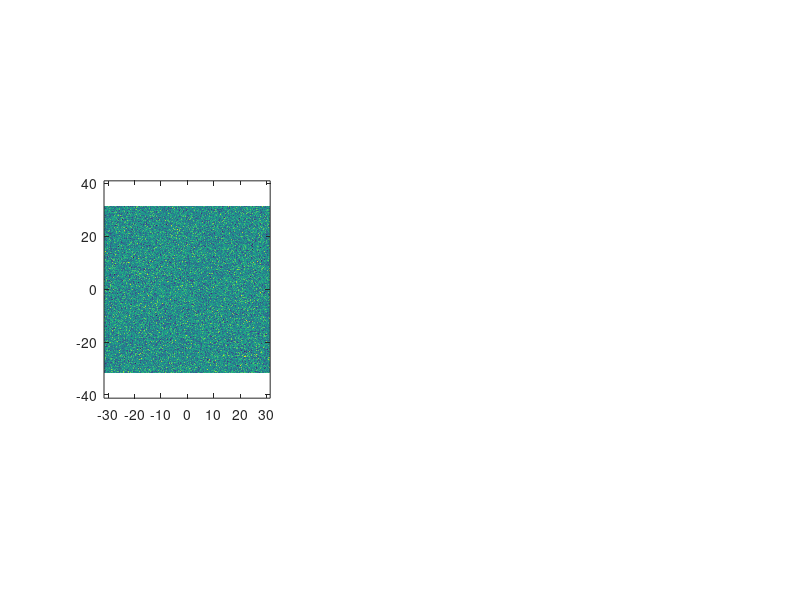

Reproduce this figure in MATLAB. (Note: this script raises an error after producing the figure.)
clc; clear; close all;
image = "count_droplets"; % "count_droplets" or "count_minmax"

%% Parameters
function mu = mu(t)
    mu = 3;
end

t0 = 0.0;
T  = 5.0;

scale=20;
Lx = scale*pi;
Ly = scale*pi;

Nx = 2^8;
Ny = 2^8;

dx = Lx/Nx;
dy = Ly/Ny;

plot_dt = 0.05;

%% Initial condition

% random
sigma = 0.01;
u0 = sigma*randn(Nx,Ny);
u_hat = fft2(u0);

% gaussian
% u0 = exp(-(X.^2 + Y.^2)/sigma);
% u_hat = fft2(u0);

%% discretization
% spatial discretization
x = (-Nx/2:Nx/2-1)*dx;
y = (-Ny/2:Ny/2-1)*dy;

[X,Y] = ndgrid(x,y);

% time discretization
dt = 0.1 * min(dx,dy)^2;
t = t0:dt:T;

%% Fourier wavenumbers

kx = 2*pi * [0:Nx/2-1 -Nx/2:-1] / Lx;
ky = 2*pi * [0:Ny/2-1 -Ny/2:-1] / Ly;

[KX,KY] = ndgrid(kx,ky);

Laplacian_k = -(KX.^2 + KY.^2);

%% 2/3 dealiasing mask

kx_max = max(abs(kx));
ky_max = max(abs(ky));

dealias_mask = (abs(KX) <= (2/3)*kx_max) & (abs(KY) <= (2/3)*ky_max);

%% Plot setup
figure('Position',[100 100 1800 600])
%% first plot: solution
subplot(1,3,1)

u_phys = real(ifft2(u_hat));

im = imagesc(x,y,u_phys');
axis equal tight
set(gca,'YDir','normal')

colormap(seismic_colormap())
caxis([-1.2 1.2])
colorbar

title(sprintf('t = %.3f',t(1)))
xticks([-scale*pi 0 scale*pi])
xticklabels({['-' num2str(scale,'%.0f')] ,'0', [num2str(scale,'%.0f') '\pi']})
yticks([-scale*pi 0 scale*pi])
yticklabels({['-' num2str(scale,'%.0f')] ,'0', [num2str(scale,'%.0f') '\pi']})

%% second plot: L2 norm
subplot(1,3,2)

t_hist = t(1);
l2_hist = l2_norm_periodic(u_hat,Lx,Ly);

hline = plot(t_hist,l2_hist,'LineWidth',2);

xlabel('t')
ylabel('||u||_{L^2}')
grid on

%% third plot: defects
subplot(1,3,3)

if image == "count_droplets"
    BW = u_phys < 0;
    BW = bwareaopen(BW,20);
    CC = bwconncomp(BW,8);
    defect_hist = CC.NumObjects;

    dline = plot(t_hist, defect_hist, 'LineWidth',2);
    
    xlabel('t')
    ylabel('# negative droplets')
elseif image == "count_minmax"
    mx = imregionalmax(u_phys) & (u_phys > 0.5);
    mn = imregionalmin(u_phys) & (u_phys < -0.5);

    nmax = nnz(mx);
    nmin = nnz(mn);

    defect_max_hist = nmax;
    defect_min_hist = nmin;
    
    dlinemax = plot(t_hist, defect_max_hist, 'LineWidth',2, 'DisplayName', '# maxima');
    hold on;
    dlinemin = plot(t_hist, defect_min_hist, 'LineWidth',2, 'DisplayName', '# minima');
    
    xlabel('t')
    legend show
end

grid on

drawnow

%% GIF setup
save_gif = true;
gif_filename = ['cahn_hilliard_2D_muIC=' num2str(mu(0),'%.2f') '.gif'];

frame_count = 1;

next_movie_time = t0;

%% Time loop
for n = 1:length(t)-1
    L_operator = -Laplacian_k.^2 - mu(t(n))*Laplacian_k;

    u_phys = real(ifft2(u_hat));
    u3_hat = fft2(u_phys.^3);
    N_hat = Laplacian_k .* dealias_mask .* u3_hat;

    % explicit nonlinear, semi-explicit linear
    u_hat = ((1 + 0.5*dt*L_operator).*u_hat + dt*N_hat) ...
            ./ (1 - 0.5*dt*L_operator);
    u_hat = dealias_mask .* u_hat;
    u_phys = real(ifft2(u_hat));

    t_hist(end+1) = t(n+1);
    l2_hist(end+1) = l2_norm_periodic(u_hat,Lx,Ly);
    
    % count defect proxy
    if image == "count_droplets"  
        BW = u_phys < 0;
        BW = bwareaopen(BW,20);
        CC = bwconncomp(BW,8);
        defect_hist(end+1) = CC.NumObjects;

    elseif image == "count_minmax"
        mx = imregionalmax(u_phys) & (u_phys > 0.5);
        mn = imregionalmin(u_phys) & (u_phys < -0.5);
    
        nmax = nnz(mx);
        nmin = nnz(mn);
    
        defect_max_hist(end+1) = nmax;
        defect_min_hist(end+1) = nmin;
    end

    if (t(n+1) >= next_movie_time) || (n+1 == length(t))

        next_movie_time = next_movie_time + plot_dt;
        u_phys = real(ifft2(u_hat));

        set(im,'CData',u_phys')
        subplot(1,3,1)

        subplot(1,3,2)
        set(hline,'XData',t_hist,'YData',l2_hist)
        axis tight
        
        subplot(1,3,3)
        if image == "count_droplets"                
            set(dline,'XData',t_hist,'YData',defect_hist);

        elseif image == "count_minmax"
            set(dlinemax,'XData',t_hist,'YData',defect_max_hist);
            set(dlinemin,'XData',t_hist,'YData',defect_min_hist);
            
            xlabel('t')
        end
        axis tight

        drawnow

        if save_gif
            frame = getframe(gcf);
            img = frame2im(frame);

            [A,map] = rgb2ind(img,256);
            if frame_count == 1
                imwrite(A,map,gif_filename,'gif','LoopCount',Inf,'DelayTime',0.05);
            else
                imwrite(A,map,gif_filename,'gif','WriteMode','append','DelayTime',0.05);
            end

            frame_count = frame_count + 1;

        end
    end
end
disp(['GIF saved to: ', gif_filename])


%% L2 norm
function val = l2_norm_periodic_1D(u_hat,Lx)
    Nx = length(u_hat);
    val = sqrt(Lx)* sqrt(sum(abs(u_hat).^2))/Nx;
end

%% Seismic colormap    
function cmap = seismic_colormap()
    
    n = 256;
    
    r = [(0:n/2-1)/(n/2), ones(1,n/2)];
    g = [(0:n/2-1)/(n/2), (n/2-1:-1:0)/(n/2)];
    b = [ones(1,n/2), (n/2-1:-1:0)/(n/2)];
    
    cmap = [r(:),g(:),b(:)];

end
